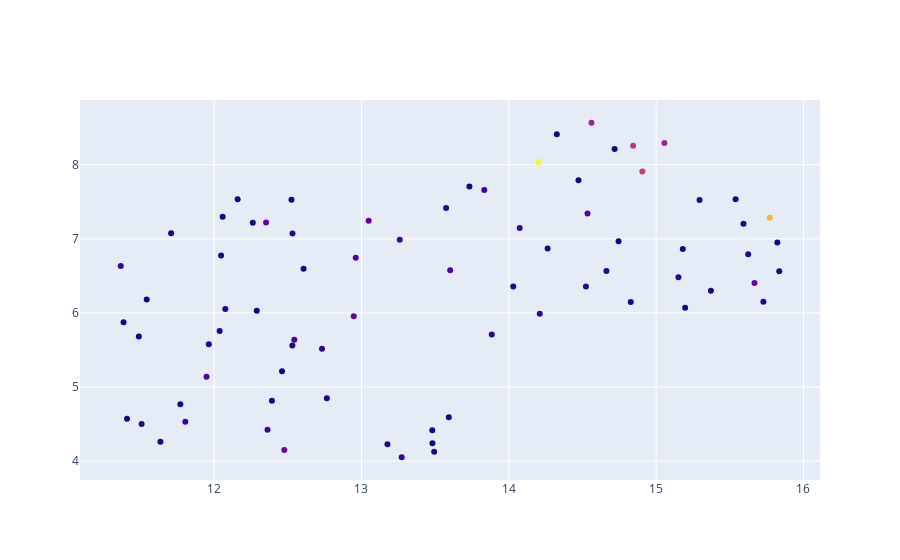

The code cell stored with this chart in its notebook:
### Code cell
fig = go.Figure(data=go.Scatter(x=Xr[:, 0],
                                y=Xr[:, 1],
                                mode='markers',
                                text=[f'{label}|{n_token}' for label, n_token in zip(aggr.label, aggr.n_texts)],
                                marker_color=aggr.n_tokens))


fig.show()

### Figure 1 — Plotly figure (JSON) as saved in the notebook; plotly's stock layout.template omitted (floating-point values rounded to 4 significant figures)
{"data": [{"marker": {"color": [2674369, 2233492, 1300900, 1016722, 1198594, 1015203, 462316, 545452, 447645, 542220, 562622, 619572, 514264, 343265, 366818, 396140, 426025, 283838, 231782, 304024, 282027, 304749, 284118, 264644, 214763, 191435, 209863, 261093, 146342, 169823, 186666, 169261, 129658, 173914, 179958, 113772, 133304, 158313, 127344, 127969, 97203, 124264, 99207, 103483, 113566, 104418, 135654, 104008, 135383, 96014, 185093, 155559, 85787, 114469, 78181, 81141, 89085, 94362, 101966, 84990, 69526, 94720, 82350, 107763, 83527, 74898, 93552, 64112, 85138, 82038, 119205, 107730, 93600, 70389, 59302, 86744]}, "mode": "markers", "text": ["Drama|370", "Comedy|195", "Comedy,Drama|139", "Drama,Romance|132", "Comedy,Drama,Romance|116", "Comedy,Romance|85", "Horror|77", "Drama,Thriller|74", "Horror,Thriller|69", "Action,Crime,Drama|67", "Adventure,Animation,Comedy|65", "Documentary|64", "Crime,Drama,Thriller|62", "Thriller|53", "Action,Crime,Thriller|49", "Action,Adventure,Sci-Fi|41", "Action,Comedy,Crime|41", "Action,Adventure,Drama|36", "Action|36", "Crime,Drama|35", "Crime,Drama,Mystery|30", "Biography,Drama,History|30", "Biography,Drama|30", "Action,Adventure,Comedy|28", "Action,Thriller|28", "Horror,Mystery,Thriller|28", "Comedy,Horror|27", "Comedy,Crime,Drama|26", "Action,Adventure,Fantasy|25", "Crime,Thriller|22", "Family|22", "Action,Adventure,Animation|22", "Action,Horror,Sci-Fi|20", "Biography,Drama,Romance|20", "Action,Comedy|19", "Action,Drama|19", "Drama,Mystery,Thriller|19", "Action,Drama,History|19", "Action,Drama,Thriller|18", "Action,Sci-Fi,Thriller|18", "Drama,Horror,Thriller|16", "Action,Biography,Drama|15", "Action,Comedy,Horror|15", "Horror,Sci-Fi,Thriller|15", "Adventure,Family,Fantasy|15", "Drama,Family|14", "Adventure,Comedy,Drama|14", "Drama,War|14", "Adventure,Comedy,Family|14", "Mystery,Thriller|14", "Comedy,Crime|14", "Biography,Comedy,Drama|14", "Drama,Romance,Thriller|12", "Comedy,Drama,Fantasy|12", "Drama,Horror,Mystery|12", "Drama,Fantasy,Horror|12", "Adventure,Animation,Family|12", "Crime,Mystery,Thriller|12", "Adventure,Family|12", "Horror,Mystery|12", "Action,Adventure|12", "Drama,History,War|12", "Action,Adventure,Crime|11", "Comedy,Family|11", "Crime|11", "Drama,History|11", "Drama,Mystery,Romance|11", "Action,Horror|11", "Drama,Mystery|11", "Action,Adventure,Thriller|11", "Adventure,Comedy|10", "Biography,Crime,Drama|10", "Comedy,Drama,Music|10", "Adventure,Drama,Family|10", "Horror,Sci-Fi|10", "Drama,Music|10"], "type": "scatter", "x": [14.2, 15.77, 14.91, 14.56, 14.84, 15.06, 14.53, 12.35, 12.96, 12.95, 15.67, 12.48, 13.05, 13.26, 12.54, 11.95, 13.6, 13.27, 13.88, 13.83, 11.37, 12.36, 11.8, 14.21, 12.73, 12.53, 15.15, 14.07, 13.49, 13.57, 15.62, 15.73, 12.04, 11.64, 14.52, 13.59, 11.71, 13.18, 12.53, 11.96, 14.72, 12.76, 14.74, 12.08, 14.26, 15.54, 14.03, 12.46, 15.37, 12.52, 14.66, 11.51, 14.33, 14.47, 12.05, 12.26, 15.84, 11.54, 15.2, 12.61, 13.48, 12.39, 11.39, 15.82, 13.73, 13.48, 12.06, 12.29, 12.16, 11.49, 15.18, 11.77, 11.41, 15.59, 14.83, 15.29], "y": [8.037, 7.285, 7.909, 8.567, 8.256, 8.294, 7.343, 7.222, 6.745, 5.954, 6.405, 4.149, 7.243, 6.987, 5.638, 5.138, 6.576, 4.051, 5.708, 7.658, 6.633, 4.423, 4.531, 5.988, 5.515, 7.072, 6.483, 7.145, 4.126, 7.417, 6.791, 6.15, 5.756, 4.26, 6.355, 4.592, 7.077, 4.228, 5.559, 5.577, 8.213, 4.849, 6.967, 6.052, 6.87, 7.534, 6.358, 5.213, 6.3, 7.527, 6.566, 4.502, 8.414, 7.789, 6.776, 7.218, 6.564, 6.181, 6.071, 6.596, 4.415, 4.813, 5.875, 6.952, 7.706, 4.24, 7.299, 6.031, 7.533, 5.68, 6.861, 4.768, 4.57, 7.203, 6.148, 7.523]}], "layout": {}}
